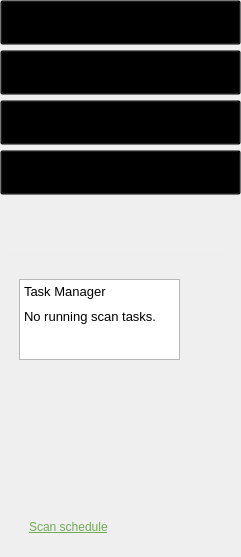
     <widget class="QWidget" name="widget_36" native="true">
      <property name="geometry">
       <rect>
        <x>0</x>
        <y>80</y>
        <width>241</width>
        <height>557</height>
       </rect>
      </property>
      <property name="cursor">
       <cursorShape>ArrowCursor</cursorShape>
      </property>
      <property name="styleSheet">
       <string notr="true">#widget_36{
background: rgba(255,255,255,0.05);
}

QPushButton {
padding-left: 30px;
text-align:left;
background: transparent;
}

QPushButton:focus{
color: #72ac57;
border-left: 5px solid green;
background: rgba(255,255,255,0.2);
}

QPushButton::hover {
background: rgba(255,255,255,0.1);
}</string>
      </property>
      <widget class="QPushButton" name="full_scan">
       <property name="geometry">
        <rect>
         <x>0</x>
         <y>0</y>
         <width>241</width>
         <height>45</height>
        </rect>
       </property>
       <property name="cursor">
        <cursorShape>PointingHandCursor</cursorShape>
       </property>
       <property name="styleSheet">
        <string notr="true"/>
       </property>
       <property name="text">
        <string>Quét tất cả</string>
       </property>
      </widget>
      <widget class="QPushButton" name="quick_scan">
       <property name="geometry">
        <rect>
         <x>0</x>
         <y>50</y>
         <width>241</width>
         <height>45</height>
        </rect>
       </property>
       <property name="cursor">
        <cursorShape>PointingHandCursor</cursorShape>
       </property>
       <property name="styleSheet">
        <string notr="true"/>
       </property>
       <property name="text">
        <string>Quét nhanh</string>
       </property>
      </widget>
      <widget class="QPushButton" name="selective_scan">
       <property name="geometry">
        <rect>
         <x>0</x>
         <y>100</y>
         <width>241</width>
         <height>45</height>
        </rect>
       </property>
       <property name="cursor">
        <cursorShape>PointingHandCursor</cursorShape>
       </property>
       <property name="styleSheet">
        <string notr="true"/>
       </property>
       <property name="text">
        <string>Quét tùy chọn</string>
       </property>
      </widget>
      <widget class="QWidget" name="widget_37" native="true">
       <property name="geometry">
        <rect>
         <x>9</x>
         <y>249</y>
         <width>221</width>
         <height>305</height>
        </rect>
       </property>
       <property name="styleSheet">
        <string notr="true">#widget_37 {
border-top: 1px solid rgba(255,255,255,0.1);
}</string>
       </property>
       <widget class="QTextBrowser" name="textBrowser_5">
        <property name="geometry">
         <rect>
          <x>10</x>
          <y>30</y>
          <width>161</width>
          <height>81</height>
         </rect>
        </property>
        <property name="html">
         <string>&lt;!DOCTYPE HTML PUBLIC &quot;-//W3C//DTD HTML 4.0//EN&quot; &quot;http://www.w3.org/TR/REC-html40/strict.dtd&quot;&gt;
&lt;html&gt;&lt;head&gt;&lt;meta name=&quot;qrichtext&quot; content=&quot;1&quot; /&gt;&lt;style type=&quot;text/css&quot;&gt;
p, li { white-space: pre-wrap; }
&lt;/style&gt;&lt;/head&gt;&lt;body style=&quot; font-family:'MS Shell Dlg 2'; font-size:8.25pt; font-weight:400; font-style:normal;&quot;&gt;
&lt;p style=&quot; margin-top:0px; margin-bottom:10px; margin-left:0px; margin-right:0px; -qt-block-indent:0; text-indent:0px;&quot;&gt;&lt;span style=&quot; font-size:10pt;&quot;&gt;Task Manager&lt;/span&gt;&lt;/p&gt;
&lt;p style=&quot; margin-top:0px; margin-bottom:0px; margin-left:0px; margin-right:0px; -qt-block-indent:0; text-indent:0px;&quot;&gt;&lt;span style=&quot; font-size:10pt;&quot;&gt;No running scan tasks.&lt;/span&gt;&lt;/p&gt;&lt;/body&gt;&lt;/html&gt;</string>
        </property>
       </widget>
       <widget class="QLabel" name="label_22">
        <property name="geometry">
         <rect>
          <x>20</x>
          <y>270</y>
          <width>101</width>
          <height>17</height>
         </rect>
        </property>
        <property name="text">
         <string>&lt;html&gt;&lt;head/&gt;&lt;body&gt;&lt;p&gt;&lt;span style=&quot; text-decoration: underline; color:#72ac57;&quot;&gt;Scan schedule&lt;/span&gt;&lt;/p&gt;&lt;/body&gt;&lt;/html&gt;</string>
        </property>
       </widget>
      </widget>
      <widget class="QPushButton" name="external_device_scan">
       <property name="geometry">
        <rect>
         <x>0</x>
         <y>150</y>
         <width>241</width>
         <height>45</height>
        </rect>
       </property>
       <property name="cursor">
        <cursorShape>PointingHandCursor</cursorShape>
       </property>
       <property name="styleSheet">
        <string notr="true"/>
       </property>
       <property name="text">
        <string>External Device Scan</string>
       </property>
      </widget>
     </widget>
